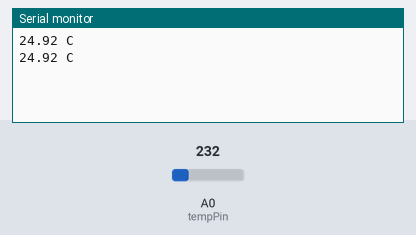
Recording of a sketch running on a simulated Arduino Uno, built with avr-gcc and run on an emulated ATmega328P. Shown: the last lines printed to the serial monitor. Inputs (shaded band) come from the test bench; at power-on: A0 (tempPin) = 232.

Above: at 1.8 s.
1.9 s: A0 (tempPin) set to 250
At 2.3 s:
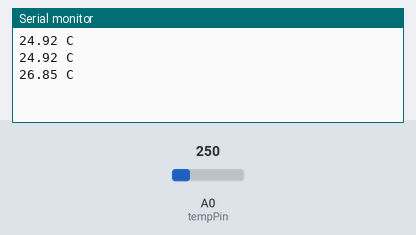
3.4 s: A0 (tempPin) set to 266
At 4.8 s:
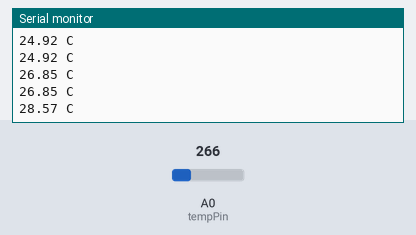
Timing chart, 0 to 6.4 s (numbered marks = the images above; inputs shaded):
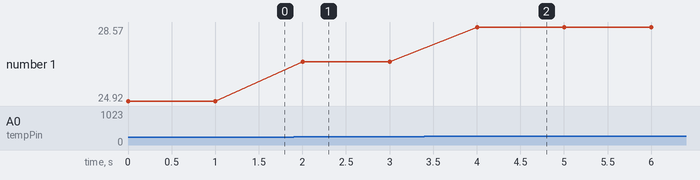

Measured:
- after the input at 1.9 s, the serial monitor: prints a new line after 0.10 s (image 1)
- after the input at 3.4 s, the serial monitor: prints a new line after 0.60 s (image 2)
- plotted number 1: 24.92 → 26.85 after the input at 1.9 s, 26.85 → 28.57 after the input at 3.4 s

The sketch:

LM35_SERIAL.ino
```cpp
float tempC;
int reading;
int tempPin = 0;

void setup() {
  analogReference(INTERNAL);
  Serial.begin(9600);
}

void loop() {
  reading = analogRead(tempPin);
  tempC = reading / 9.31;
  Serial.print(tempC);
  Serial.println(" C");
  delay(1000);
}
```
